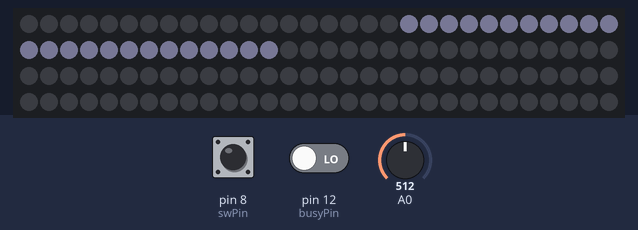
Recording of a sketch running on a simulated Arduino Nano, built with avr-gcc and run on an emulated ATmega328P. Parts: 120 RGB LEDs in strip order, left to right, continuing on the next row. The inputs (shaded band) are chosen by the test bench; at power-on: A0 = 512, pin 8 (swPin) HIGH, pin 12 (busyPin) LOW. Dim RGB values are drawn brighter than linear; random numbers use the default seed unless the sketch sets one; the audio player accepts every command and is not drawn; what the sketch prints to the serial monitor is not drawn.

Above: at 0.59 s.
1.8 s: A0 set to 900
9.5 s: A0 set to 1023
11.6 s: pin 8 (swPin) pulled LOW for 3.2 s
24.2 s: A0 set to 716
Timing chart, 0 to 27.2 s (numbered marks = the images above; inputs shaded):
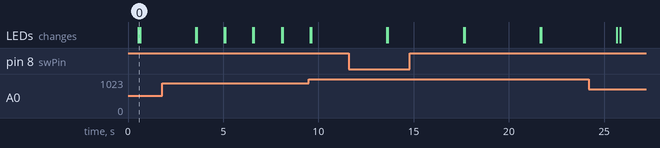

The sketch:

lightning1.ino
```cpp
//Thunder & Lightning
//using Arduino Nano and Led strip
//sound via DFRobotDFPlayerMini, mp3 files must be in /mp3 on SD card
//Geo Meadows
//24June2021

#include <FastLED.h>
#include <SoftwareSerial.h>
#include <DFRobotDFPlayerMini.h>

#define NUM_LEDS 120   //length of strip
#define ledstripPin 6  //LEDstrip driver
int lightningLen = 25; //length of lightning
int rxPin = 11;    // DFplayer RX to Arduino pin 11
int txPin = 10;    // DFplayer TX toArduinopin 10
int busyPin = 12;  // DFplayer BUSY connected to pin 12
int swPin = 8;     // hi-lo intensity/sound switch
#define ledstripPin 6

SoftwareSerial mySoftwareSerial(rxPin, txPin);
DFRobotDFPlayerMini myDFPlayer;

#define BRIGHTNESS 20
#define HIBRIGHTNESS 250
#define COLOR_ORDER GRB
CRGB leds[NUM_LEDS];

void setup() {
  Serial.begin(57600);
  mySoftwareSerial.begin(9600);
  //pinMode(ledPin, OUTPUT);
  pinMode(busyPin, INPUT);
  pinMode(swPin, INPUT_PULLUP);
  FastLED.addLeds<WS2812, ledstripPin, COLOR_ORDER>(leds, NUM_LEDS);
  FastLED.setBrightness( BRIGHTNESS );
  clear();

  Serial.println(F("Initializing DFPlayer..."));
  //Use softwareSerial to communicate with mp3player
  if (!myDFPlayer.begin(mySoftwareSerial)) {
    Serial.println(F("Unable to begin. Check connection and SD card, or reset the Arduino."));
    while (true);
  }
  Serial.println(F("DFPlayer Mini online."));

  myDFPlayer.setTimeOut(500);                   // Set serial communictaion time out 500ms
  myDFPlayer.volume(5);                         // Set volume value (0~30).
  myDFPlayer.EQ(DFPLAYER_EQ_BASS);              // Set EQ to BASS (normal/pop/rock/jazz/classic/bass)
  myDFPlayer.outputDevice(DFPLAYER_DEVICE_SD);  // Set device we use SD as default
  myDFPlayer.enableDAC();                       // Enable On-chip DAC
}

//////////////////////////////////////////
void loop() {
  if (digitalRead(swPin) == LOW){
    FastLED.setBrightness( HIBRIGHTNESS );
    myDFPlayer.volume(30);
  }
  else {
    FastLED.setBrightness( BRIGHTNESS );
    myDFPlayer.volume(10
    );
  }

  randomSeed(analogRead(0));
  int lightningLen = random(10, NUM_LEDS/3);
  int lightningStart = random(0,2*NUM_LEDS/3);
  int strikes = random(1, 8);

  Serial.print("LEDS = ");
  Serial.print(lightningLen);
  Serial.print(" @ ");
  Serial.print(lightningStart);
  Serial.print(" x ");
  Serial.println(strikes);

  strike(strikes, lightningLen, lightningStart);
  randomSeed(analogRead(0));
  int thunderDelay = random(1000, 3000);
  delay(thunderDelay);
  thunder(strikes);
}
//////////////////////////////////////////

void strike(int num, int len, int start) {
  for (int j = 0; j < num; j++) {
    for (int i = start; i < start+len; i++) {
      leds[i].setRGB(200, 200, 255);
    }
    FastLED.show();
    delay(50);
    clear();
  }
  int strikeDelay = random(100, 2000);
  delay(strikeDelay);
}

void thunder(int type) {
  if (digitalRead(busyPin) != LOW){
  myDFPlayer.playMp3Folder(type); //play file
 //myDFPlayer.next();
  Serial.print("thunder ");
  Serial.println(type);
  delay(500);
  }
}

void clear() {
  for (int i = 0; i < NUM_LEDS; i++) {
    leds[i].setRGB(0, 0, 0);
  }
  FastLED.show();
}
```
